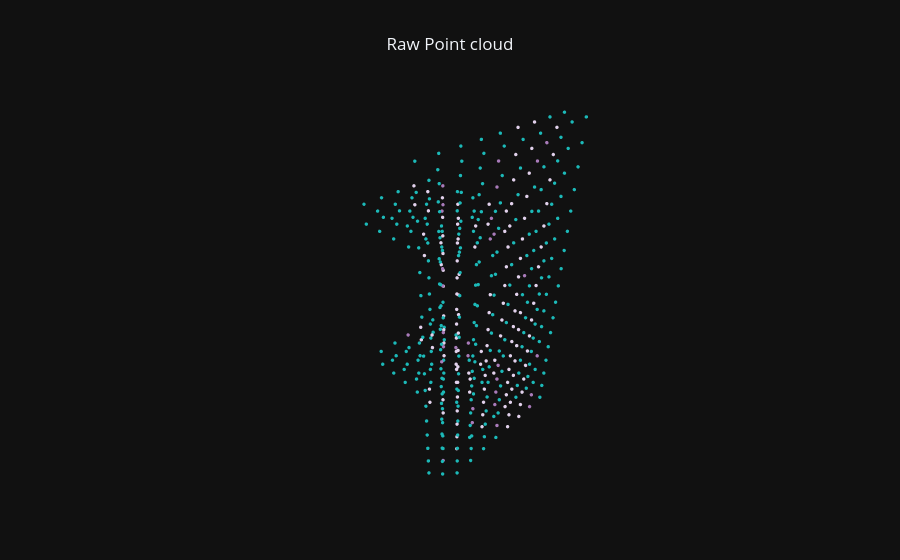

Notebook cell for this chart:
### Code cell
idx_tst = random.randint(0,len(points_list))

# load point cloud data
points_tst = voxel_grid_downsampling(np.load(points_list[idx_tst]), grid_size=0.05)
# points_tst = np.load(points_list[idx_tst])
print(f"points shape = {points_tst.shape}, min xyz = {np.min(points_tst, axis=0)}, max xyz = {np.max(points_tst, axis=0)}")

# load segmentation lables
seg_file_path_tst = points_list[idx_tst].replace('points', 'points_label').replace('.npy', '.seg')
seg_labels_tst = np.loadtxt(seg_file_path_tst).astype(np.int8)
print(f"seg_labels shape = {seg_labels_tst.shape}, unique labels = {np.unique(seg_labels_tst)}")


# Select the color for each point based on its label
point_colors_raw_tst = PART_COLORS[seg_labels_tst - 1] 

# Convert valid RGB integers to "rgb(r, g, b)" strings for Plotly
color_strings_tst = [f'rgb({r},{g},{b})' for r, g, b in point_colors_raw_tst]

pc_plots_tst = plot_pc_data3d(x=points_tst[:,0], y=points_tst[:,1], z=points_tst[:,2], apply_color_gradient=False, color=get_color_strings(seg_labels_tst), marker_size=2)
layout_tst = dict(template="plotly_dark", title="Raw Point cloud", scene=PCD_SCENE, title_x=0.5)
fig_tst = go.Figure(data=pc_plots_tst, layout=layout_tst)   
fig_tst.show()

### Figure 1 — Plotly figure (JSON) as saved in the notebook; plotly's stock layout.template omitted (floating-point values rounded to 4 significant figures; data arrays with more than 128 entries replaced by an {"elided": "..."} marker saying what was removed)
{"data": [{"hoverinfo": "skip", "marker": {"color": {"elided": "2808 str values"}, "opacity": 1, "size": 2}, "mode": "markers", "showlegend": false, "type": "scatter3d", "x": {"elided": "453 float values"}, "y": {"elided": "453 float values"}, "z": {"elided": "453 float values"}}], "layout": {"scene": {"aspectmode": "data", "xaxis": {"visible": false}, "yaxis": {"visible": false}, "zaxis": {"visible": false}}, "title": {"text": "Raw Point cloud", "x": 0.5}}}
